Frame 1 (no input): blank canvas, image omitted
Frame 60 (no input): blank canvas, image omitted
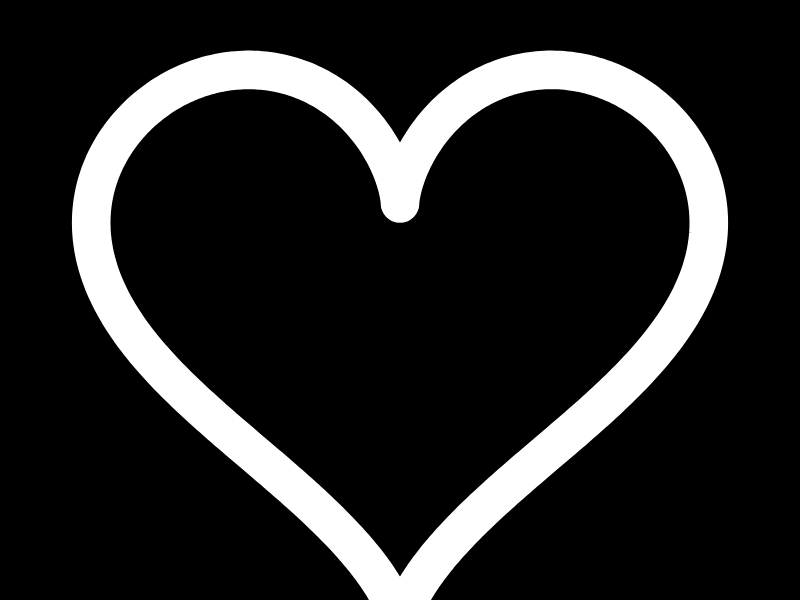
Frame 120 (the mouse pressed at the canvas centre since frame 60)

The p5.js sketch whose frames 1 and 60 were blank and that drew this single picture after the mouse press (run headless with seeded random() and noise() and a simulated clock; from frame 60 on, the mouse is pressed at the canvas centre):

// p5.js sketch
// ── sketch.js
/// <reference path="./p5.global-mode.d.ts" />

pMode = false
heartTimerIsOn = false;
heartTimer = 0.0;
heartScale = 1;
var background;
var multipleHearts;
heartRotation = 0;

function setup() {
  width = screen.height;
  height = screen.width;
  createCanvas(height, width);
  frameRate = 120;
  multipleHearts = createGraphics(width, height);
  background = createGraphics(width, height);
  background.background(0);
  noCursor();
  rectMode(CENTER);
}


function draw() {
  if(heartTimerIsOn == true) {
    heartTimer += 0.01
    heartScale += heartTimer
  }
  image(background, 0, 0)
  image(multipleHearts, 0, 0)
  cursorHeartDraw(mouseX,mouseY,heartScale);
}

function mousePressed() {
  heartTimerIsOn = true;
}

function mouseReleased() {
  heartTimerIsOn = false
  HeartDraw(mouseX,mouseY,heartScale)
  heartScale = 1
  heartTimer = 0
}

function cursorHeartDraw(x,y,scale) {
  strokeCap(ROUND)
  stroke(255)
  strokeWeight(scale*2)
  noFill()
  translate(x, y)
  rotate(radians(-heartRotation))

  if(pMode == false) {
    beginShape()
    for (a = 0; a < TWO_PI; a+=0.01) {
      r = scale
      x = (16*scale) * pow(sin(a),3)
      y = r * -1*(13*cos(a) - (5*cos(2*a)) - (2*cos(3*a)) - cos(4*a))
      vertex(x,y)
    }
    endShape()
  }

  if (pMode == true) {
    translate(0, -15 * scale)
    arc(0, 0, 10*scale, 10*scale, PI, 2 * PI);
    translate(0, +15 * scale)
    beginShape()
    vertex(5 * scale, 5 * scale)
    vertex(5 * scale, -15*scale)
    vertex(0, - 15 * scale)
    vertex(0, - 20 * scale)
    vertex(0, - 15 * scale)
    vertex(-5 * scale, - 15 * scale)
    vertex(-5 * scale, + 5 * scale)
    endShape()
    circle(5 * scale, 10 * scale, 10 * scale)
    circle(-5 * scale, 10 * scale, 10 * scale)
  }

}

function HeartDraw(x,y,scale) {
  multipleHearts.stroke(random(0,255),random(0,255),random(0,255))
  multipleHearts.strokeWeight(scale)
  multipleHearts.fill(random(0,255),random(0,255),random(0,255))
  multipleHearts.translate(x,y)
  multipleHearts.rotate(radians(-heartRotation))

  if (penisMode == false) {
    multipleHearts.beginShape()
    for (a = 0; a < TWO_PI; a+=0.01) {
      r = scale
      vertX = (16*scale) * pow(sin(a),3)
      vertY = r * -1*(13*cos(a) - (5*cos(2*a)) - (2*cos(3*a)) - cos(4*a))
      multipleHearts.vertex(vertX,vertY)
    }
    multipleHearts.endShape()
  }

  if (pMode == true) {
    multipleHearts.translate(0, -15 * scale)
    multipleHearts.arc(0, 0, 10*scale, 10*scale, PI, 2 * PI);
    multipleHearts.translate(0, +15 * scale)
    multipleHearts.beginShape()
    multipleHearts.vertex(5 * scale, 10 * scale)
    multipleHearts.vertex(5 * scale, -15*scale)
    multipleHearts.vertex(0, - 15 * scale)
    multipleHearts.vertex(0, - 20 * scale)
    multipleHearts.vertex(0, - 15 * scale)
    multipleHearts.vertex(-5 * scale, - 15 * scale)
    multipleHearts.vertex(-5 * scale, + 10 * scale)
    multipleHearts.endShape()
    multipleHearts.circle(5 * scale, 10 * scale, 10 * scale)
    multipleHearts.circle(-5 * scale, 10 * scale, 10 * scale)
  }

  multipleHearts.rotate(radians(heartRotation))
  multipleHearts.translate(-x,-y)
}

function mouseWheel(event) {
  if (event.delta > 0) {
    heartRotation += 10
  }
  else {
    heartRotation -= 10
  }
}

// function keyPressed() {
//   if (key === 'p') {
//     if (pMode == false) {
//       pMode = true
//     }
//     else if (pMode == true) {
//       pMode = false
//     }
//   }
// }

// ── style.css
html, body {
  margin: 0;
  padding: 0;
  overflow : hidden;
}

canvas {
  display: block;
}
